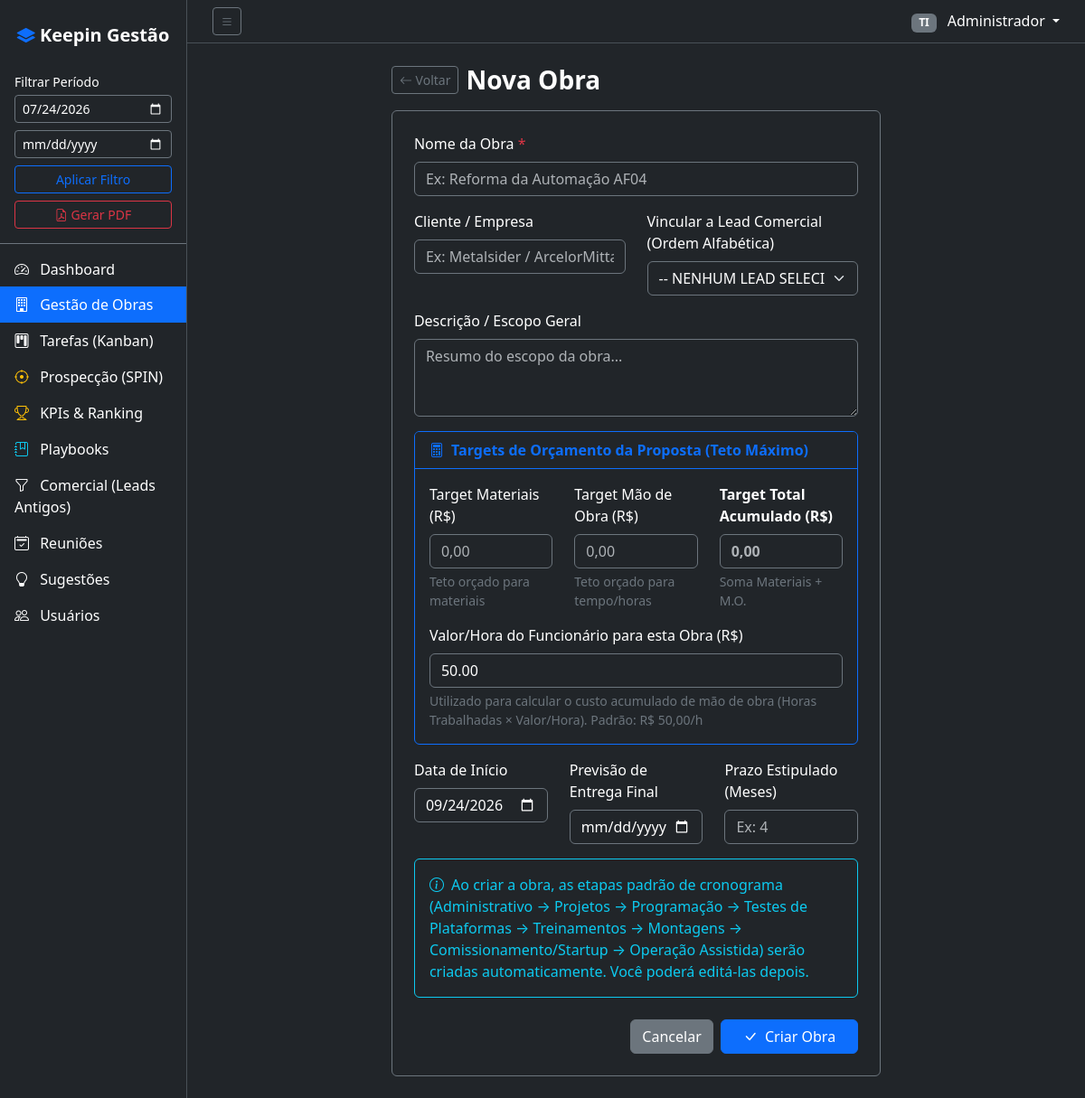
Page /?page=projects&action=create (signed in) on the committed database.
### tables this page shows
CREATE TABLE project_settings (
                    id INTEGER PRIMARY KEY AUTOINCREMENT,
                    key TEXT UNIQUE NOT NULL,
                    value TEXT NOT NULL,
                    description TEXT
                );

### index.php (called while the page is built, shortened)
<?php
$action = isset($_GET['action']) ? $_GET['action'] : 'index';
$controller = new $controllerName();
$controller->$action();

### models/ProjectSetting.php (called while the page is built, shortened)
<?php
class ProjectSetting {
    public static function get($key, $default = null) {
        $db = Database::getConnection();
        $stmt = $db->prepare("SELECT value FROM project_settings WHERE key = :key");
        $stmt->execute(['key' => $key]);
        $val = $stmt->fetchColumn();
        return $val !== false ? $val : $default;
    }
    public static function getDefaultPhases() {
        $raw = self::get('default_phases');
        if ($raw) {
            $decoded = json_decode($raw, true);
            if (is_array($decoded)) return $decoded;
        }
        return [
            "Administrativo",
            "Projetos",
            "Programação",
            "Testes de Plataformas",
            "Treinamentos",
            "Montagens",
            "Comissionamento/Startup",
            "Operação Assistida"
        ];
    }
}

### views/projects/create.php (the view, shortened to what this page needs)
<div class="row justify-content-center">
    <div class="col-md-8 col-lg-7">
        <div class="d-flex align-items-center mb-3">
            <a href="<?= BASE_URL ?>/?page=projects" class="btn btn-outline-secondary btn-sm me-2"><i class="bi bi-arrow-left"></i> Voltar</a>
            <h3 class="fw-bold text-white mb-0">Nova Obra</h3>
        </div>
        <div class="card bg-dark border-secondary">
            <div class="card-body p-4">
                <form method="POST" action="<?= BASE_URL ?>/?page=projects&action=create">
                    <div class="mb-3">
                        <label class="form-label text-white">Nome da Obra <span class="text-danger">*</span></label>
                        <input type="text" name="name" class="form-control bg-dark text-white border-secondary" placeholder="Ex: Reforma da Automação AF04" required>
                    </div>
                    <div class="row">
                        <div class="col-md-6 mb-3">
                            <label class="form-label text-white">Cliente / Empresa</label>
                            <input type="text" name="client" class="form-control bg-dark text-white border-secondary" placeholder="Ex: Metalsider / ArcelorMittal">
                        </div>
                        <div class="col-md-6 mb-3">
                            <label class="form-label text-white">Vincular a Lead Comercial (Ordem Alfabética)</label>
                            <select name="lead_id" class="form-select bg-dark text-white border-secondary">
                                <option value="">-- NENHUM LEAD SELECIONADO --</option>
                            </select>
                        </div>
                    </div>
                    <div class="mb-3">
                        <label class="form-label text-white">Descrição / Escopo Geral</label>
                        <textarea name="description" class="form-control bg-dark text-white border-secondary" rows="3" placeholder="Resumo do escopo da obra..."></textarea>
                    </div>
                    <div class="card bg-dark border-primary mb-3">
                        <div class="card-header bg-dark border-primary text-primary fw-bold">
                            <i class="bi bi-calculator me-1"></i> Targets de Orçamento da Proposta (Teto Máximo)
                        </div>
                        <div class="card-body">
                            <div class="row">
                                <div class="col-md-4 mb-3">
                                    <label class="form-label text-white">Target Materiais (R$)</label>
                                    <input type="number" step="0.01" name="target_material_budget" id="target_material_budget" class="form-control bg-dark text-white border-secondary" placeholder="0,00">
                                    <div class="form-text text-secondary">Teto orçado para materiais</div>
                                </div>
                                <div class="col-md-4 mb-3">
                                    <label class="form-label text-white">Target Mão de Obra (R$)</label>
                                    <input type="number" step="0.01" name="target_labor_budget" id="target_labor_budget" class="form-control bg-dark text-white border-secondary" placeholder="0,00">
                                    <div class="form-text text-secondary">Teto orçado para tempo/horas</div>
                                </div>
                                <div class="col-md-4 mb-3">
                                    <label class="form-label text-white fw-bold">Target Total Acumulado (R$)</label>
                                    <input type="number" step="0.01" name="target_budget" id="target_budget" class="form-control bg-dark text-white border-secondary fw-bold text-primary" placeholder="0,00">
                                    <div class="form-text text-secondary">Soma Materiais + M.O.</div>
                                </div>
                            </div>
                            <div class="mb-0">
                                <label class="form-label text-white">Valor/Hora do Funcionário para esta Obra (R$)</label>
                                <input type="number" step="0.01" name="hourly_rate" class="form-control bg-dark text-white border-secondary" value="<?= htmlspecialchars($defaultHourlyRate) ?>">
                                <div class="form-text text-secondary">Utilizado para calcular o custo acumulado de mão de obra (Horas Trabalhadas × Valor/Hora). Padrão: R$ <?= number_format($defaultHourlyRate, 2, ',', '.') ?>/h</div>
                            </div>
                        </div>
                    </div>
                    <div class="row">
                        <div class="col-md-4 mb-3">
                            <label class="form-label text-white">Data de Início</label>
                            <input type="date" name="start_date" class="form-control bg-dark text-white border-secondary" value="<?= date('Y-m-d') ?>">
                        </div>
                        <div class="col-md-4 mb-3">
                            <label class="form-label text-white">Previsão de Entrega Final</label>
                            <input type="date" name="estimated_end_date" class="form-control bg-dark text-white border-secondary">
                        </div>
                        <div class="col-md-4 mb-3">
                            <label class="form-label text-white">Prazo Estipulado (Meses)</label>
                            <input type="number" name="total_months" class="form-control bg-dark text-white border-secondary" placeholder="Ex: 4">
                        </div>
                    </div>
                    <div class="alert alert-info bg-dark border-info text-info mb-4">
                        <i class="bi bi-info-circle me-1"></i> Ao criar a obra, as etapas padrão de cronograma (<?= implode(' → ', $defaultPhases) ?>) serão criadas automaticamente. Você poderá editá-las depois.
                    </div>
                    <div class="d-flex justify-content-end gap-2">
                        <a href="<?= BASE_URL ?>/?page=projects" class="btn btn-secondary">Cancelar</a>
                        <button type="submit" class="btn btn-primary px-4"><i class="bi bi-check-lg me-1"></i> Criar Obra</button>
                    </div>
                </form>
            </div>
        </div>
    </div>
</div>

### assets/css/app.css (style rules this page uses)
body { background-color: #212529; }

### rows in the picture
project_settings: hourly_rate "50.00", value "50,00"
project_settings: value "Administrativo → Projetos → Programação → Testes de Plataformas → Treinamentos → Montagens → Comissionamento/Startup → Operação Assistida"

### other values in the picture
$user['department'] "TI"
$user['name'] "Administrador"
